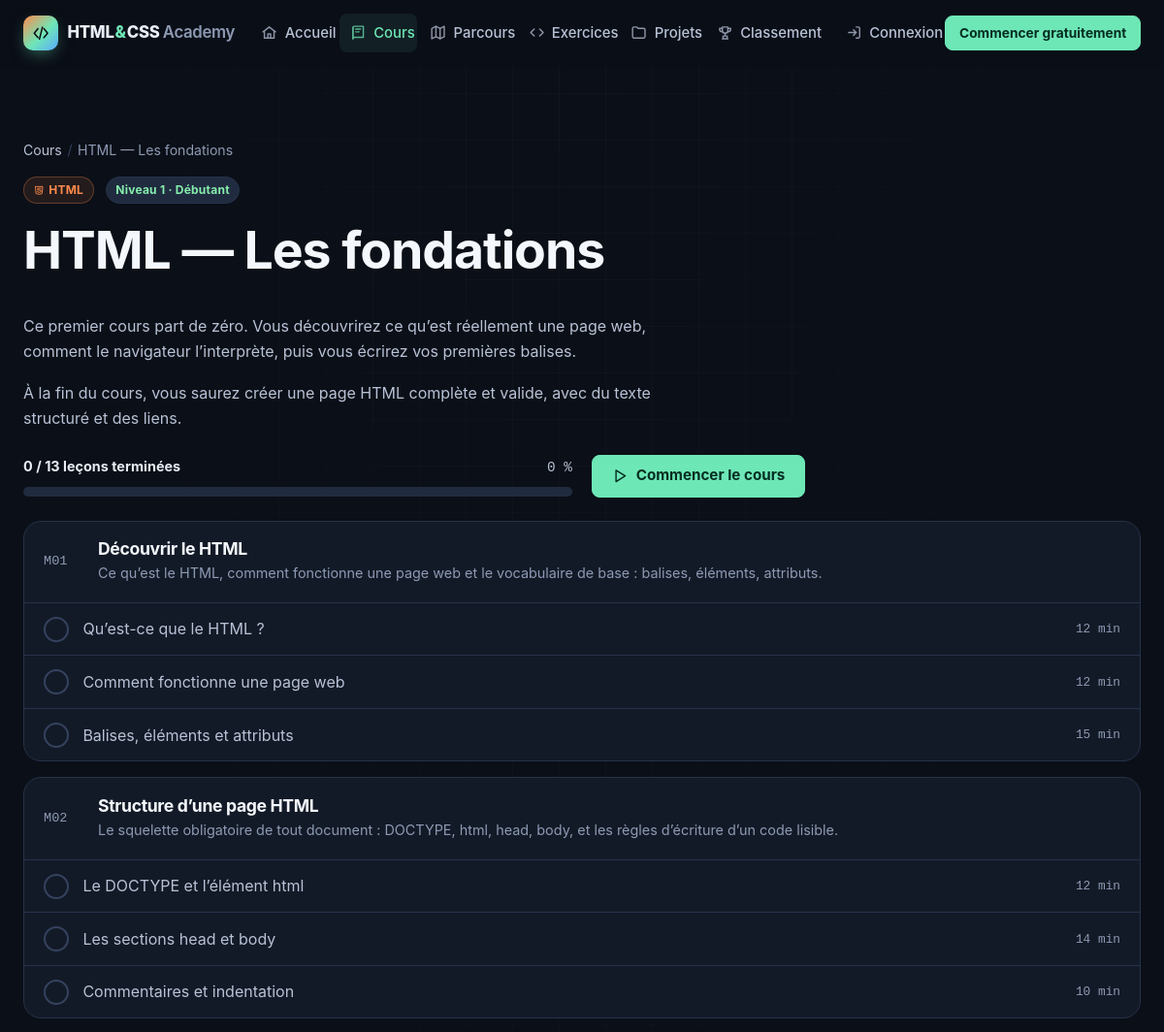
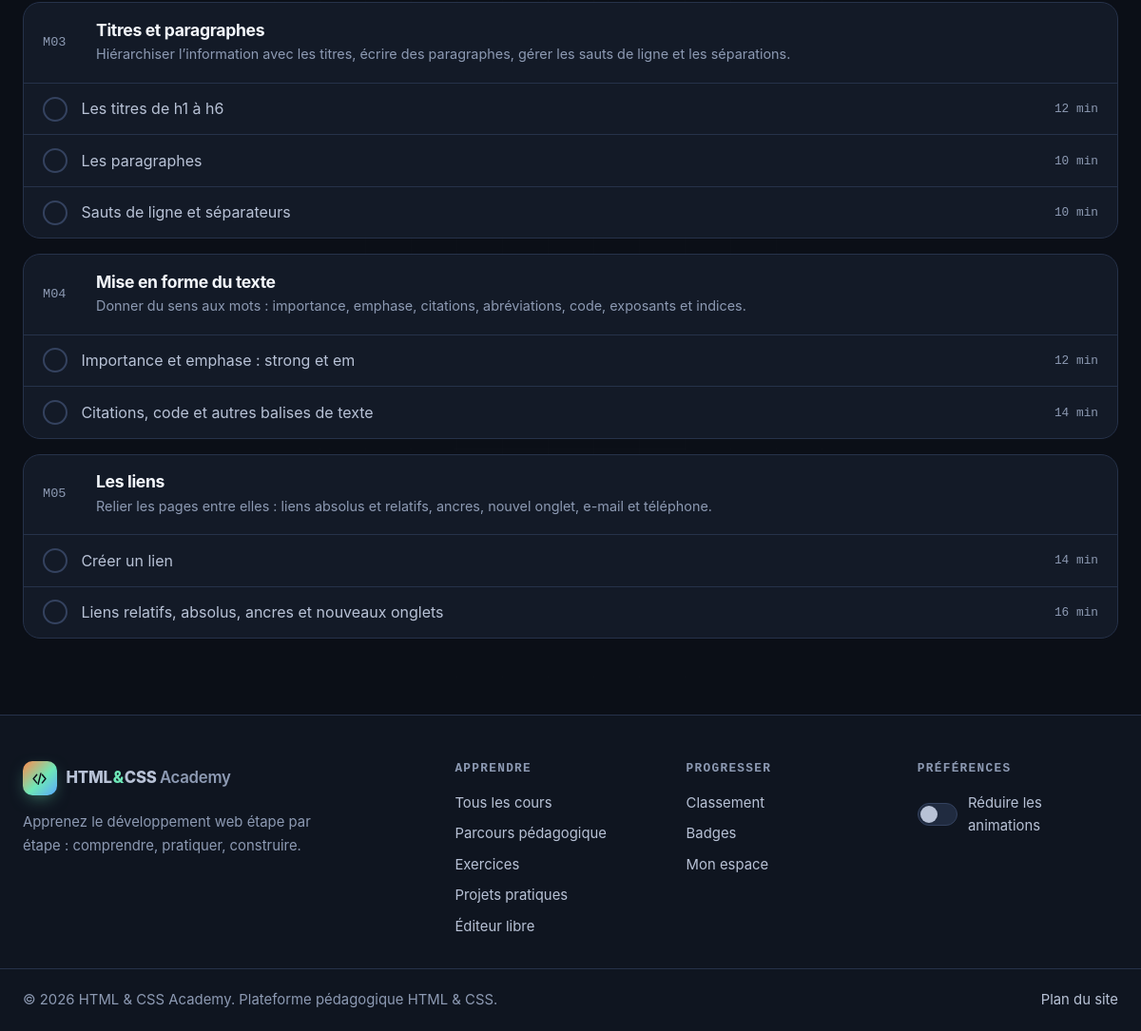
The page /cours/html-fondations on the database its author committed (2 pictures, top to bottom).
### tables this page shows
CREATE TABLE courses (
  id           INT UNSIGNED NOT NULL AUTO_INCREMENT,
  category_id  INT UNSIGNED NOT NULL,
  title        VARCHAR(150) NOT NULL,
  slug         VARCHAR(150) NOT NULL,
  level        TINYINT UNSIGNED NOT NULL DEFAULT 1 COMMENT '1 = débutant, 2 = intermédiaire, 3 = avancé',
  summary      VARCHAR(300) NOT NULL DEFAULT '',
  description  TEXT         NULL,
  is_published TINYINT(1)   NOT NULL DEFAULT 1,
  sort_order   SMALLINT     NOT NULL DEFAULT 0,
  created_at   DATETIME     NOT NULL DEFAULT CURRENT_TIMESTAMP,
  updated_at   DATETIME     NOT NULL DEFAULT CURRENT_TIMESTAMP ON UPDATE CURRENT_TIMESTAMP,
  PRIMARY KEY (id),
  UNIQUE KEY uq_courses_slug (slug),
  KEY idx_courses_category_level (category_id, level, sort_order),
  CONSTRAINT fk_courses_category FOREIGN KEY (category_id) REFERENCES categories (id) ON DELETE RESTRICT,
  CONSTRAINT chk_courses_level CHECK (level BETWEEN 1 AND 3)
);

CREATE TABLE categories (
  id          INT UNSIGNED NOT NULL AUTO_INCREMENT,
  name        VARCHAR(80)  NOT NULL,
  slug        VARCHAR(80)  NOT NULL,
  description TEXT         NULL,
  color       VARCHAR(20)  NOT NULL DEFAULT '#6ee7b7',
  sort_order  SMALLINT     NOT NULL DEFAULT 0,
  created_at  DATETIME     NOT NULL DEFAULT CURRENT_TIMESTAMP,
  updated_at  DATETIME     NOT NULL DEFAULT CURRENT_TIMESTAMP ON UPDATE CURRENT_TIMESTAMP,
  PRIMARY KEY (id),
  UNIQUE KEY uq_categories_slug (slug)
);

CREATE TABLE modules (
  id          INT UNSIGNED NOT NULL AUTO_INCREMENT,
  course_id   INT UNSIGNED NOT NULL,
  title       VARCHAR(150) NOT NULL,
  slug        VARCHAR(150) NOT NULL,
  description TEXT         NULL,
  sort_order  SMALLINT     NOT NULL DEFAULT 0,
  created_at  DATETIME     NOT NULL DEFAULT CURRENT_TIMESTAMP,
  updated_at  DATETIME     NOT NULL DEFAULT CURRENT_TIMESTAMP ON UPDATE CURRENT_TIMESTAMP,
  PRIMARY KEY (id),
  UNIQUE KEY uq_modules_slug (slug),
  KEY idx_modules_course (course_id, sort_order),
  CONSTRAINT fk_modules_course FOREIGN KEY (course_id) REFERENCES courses (id) ON DELETE CASCADE
);

CREATE TABLE lessons (
  id               INT UNSIGNED NOT NULL AUTO_INCREMENT,
  module_id        INT UNSIGNED NOT NULL,
  title            VARCHAR(150) NOT NULL,
  slug             VARCHAR(150) NOT NULL,
  duration_minutes SMALLINT UNSIGNED NOT NULL DEFAULT 10,
  introduction     TEXT         NOT NULL,
  objectives       JSON         NULL COMMENT 'Liste des objectifs',
  prerequisites    JSON         NULL COMMENT 'Liste des prérequis',
  theory           MEDIUMTEXT   NOT NULL COMMENT 'Explication théorique (Markdown restreint)',
  syntax_code      TEXT         NULL COMMENT 'Syntaxe minimale',
  simple_html      TEXT         NULL,
  simple_css       TEXT         NULL,
  example_html     MEDIUMTEXT   NULL COMMENT 'Exemple détaillé (HTML)',
  example_css      MEDIUMTEXT   NULL COMMENT 'Exemple détaillé (CSS)',
  line_by_line     JSON         NULL COMMENT '[[code, explication], ...]',
  reference_items  JSON         NULL COMMENT '[[balise/propriété, description], ...]',
  common_mistakes  JSON         NULL,
  best_practices   JSON         NULL,
  practical        TEXT         NULL COMMENT 'Utilisation dans un vrai projet (Markdown)',
  summary_points   JSON         NULL,
  challenge        TEXT         NULL,
  is_published     TINYINT(1)   NOT NULL DEFAULT 1,
  sort_order       SMALLINT     NOT NULL DEFAULT 0,
  created_at       DATETIME     NOT NULL DEFAULT CURRENT_TIMESTAMP,
  updated_at       DATETIME     NOT NULL DEFAULT CURRENT_TIMESTAMP ON UPDATE CURRENT_TIMESTAMP,
  PRIMARY KEY (id),
  UNIQUE KEY uq_lessons_slug (slug),
  KEY idx_lessons_module (module_id, sort_order),
  KEY idx_lessons_published (is_published),
  CONSTRAINT fk_lessons_module FOREIGN KEY (module_id) REFERENCES modules (id) ON DELETE CASCADE
);

CREATE TABLE settings (
  id            INT UNSIGNED NOT NULL AUTO_INCREMENT,
  setting_key   VARCHAR(80)  NOT NULL,
  setting_value TEXT         NULL,
  label         VARCHAR(150) NOT NULL DEFAULT '',
  created_at    DATETIME     NOT NULL DEFAULT CURRENT_TIMESTAMP,
  updated_at    DATETIME     NOT NULL DEFAULT CURRENT_TIMESTAMP ON UPDATE CURRENT_TIMESTAMP,
  PRIMARY KEY (id),
  UNIQUE KEY uq_settings_key (setting_key)
);

### includes/bootstrap.php (called while the page is built, shortened)
<?php
spl_autoload_register(static function (string $class): void {
    $file = ROOT_PATH . '/includes/classes/' . basename(str_replace('\\', '/', $class)) . '.php';
});
require ROOT_PATH . '/includes/functions.php';

### config/database.php (called while the page is built, shortened)
<?php
$env = static fn (string $key, $default = null) => ($v = getenv($key)) !== false ? $v : $default;
$database = [
    'host'     => $env('DB_HOST', '127.0.0.1'),
    'port'     => (int) $env('DB_PORT', 3306),
    'socket'   => $env('DB_SOCKET', ''),
    'name'     => $env('DB_NAME', 'html_css_academy'),
    'user'     => $env('DB_USER', 'root'),
    'pass'     => $env('DB_PASS', ''),
    'charset'  => 'utf8mb4',
];
$local = __DIR__ . '/local.php';
return $database;

### includes/classes/Database.php (called while the page is built, shortened)
<?php
final class Database
{
    private static ?PDO $pdo = null;
    public static function connection(): PDO
    {
        if (self::$pdo === null) {
            $cfg = require ROOT_PATH . '/config/database.php';
            $dsn = $cfg['socket'] !== ''
                ? sprintf('mysql:unix_socket=%s;dbname=%s;charset=%s', $cfg['socket'], $cfg['name'], $cfg['charset'])
                : sprintf('mysql:host=%s;port=%d;dbname=%s;charset=%s', $cfg['host'], $cfg['port'], $cfg['name'], $cfg['charset']);
            self::$pdo = new PDO($dsn, $cfg['user'], $cfg['pass'], [
                PDO::ATTR_ERRMODE            => PDO::ERRMODE_EXCEPTION,
                PDO::ATTR_DEFAULT_FETCH_MODE => PDO::FETCH_ASSOC,
                PDO::ATTR_EMULATE_PREPARES   => false,
                PDO::ATTR_STRINGIFY_FETCHES  => false,
            ]);
            self::$pdo->exec("SET time_zone = '" . (new DateTime())->format('P') . "'");
        }
        return self::$pdo;
    }
    public static function run(string $sql, array $params = []): PDOStatement
    {
        $stmt = self::connection()->prepare($sql);
        $stmt->execute($params);
        return $stmt;
    }
    public static function fetch(string $sql, array $params = []): ?array
    {
        $row = self::run($sql, $params)->fetch();
        return $row === false ? null : $row;
    }
    public static function fetchAll(string $sql, array $params = []): array
    {
        return self::run($sql, $params)->fetchAll();
    }
}

### includes/classes/CourseModel.php (called while the page is built, shortened)
<?php
final class CourseModel
{
    public static function findBySlug(string $slug): ?array
    {
        return Database::fetch(
            'SELECT c.*, cat.name AS category_name, cat.slug AS category_slug, cat.color AS category_color
             FROM courses c JOIN categories cat ON cat.id = c.category_id
             WHERE c.slug = ?',
            [$slug]
        );
    }
    public static function modulesWithLessons(int $courseId): array
    {
        $modules = Database::fetchAll('SELECT * FROM modules WHERE course_id = ? ORDER BY sort_order, id', [$courseId]);
        $ids = array_column($modules, 'id');
        $in = implode(',', array_fill(0, count($ids), '?'));
        $lessons = Database::fetchAll(
            "SELECT id, module_id, title, slug, duration_minutes, introduction
             FROM lessons WHERE module_id IN ($in) AND is_published = 1 ORDER BY sort_order, id",
            $ids
        );
        $byModule = [];
        foreach ($lessons as $l) {
            $byModule[$l['module_id']][] = $l;
        }
        return $modules;
    }
}

### includes/classes/SettingModel.php (called while the page is built, shortened)
<?php
final class SettingModel
{
    private static ?array $cache = null;
    public static function all(): array
    {
        if (self::$cache === null) {
            self::$cache = [];
            try {
                foreach (Database::fetchAll('SELECT setting_key, setting_value, label FROM settings ORDER BY id') as $row) {
                    self::$cache[$row['setting_key']] = $row;
                }
            } catch (Throwable $e) {
                Logger::error('Settings unavailable: ' . $e->getMessage());
            }
        }
        return self::$cache;
    }
    public static function get(string $key, string $default = ''): string
    {
        return (string) (self::all()[$key]['setting_value'] ?? $default);
    }
}

### courses/course.php (the view, shortened to what this page needs)
<?php
require __DIR__ . '/../includes/bootstrap.php';
$course = CourseModel::findBySlug(input('slug'));
$modules = CourseModel::modulesWithLessons((int) $course['id']);
$user = current_user();
$done = $user ? ProgressModel::completedIds((int) $user['id']) : [];
$total = 0;
$completed = 0;
$firstTodo = null;
foreach ($modules as $m) {
    foreach ($m['lessons'] as $l) {
        $total++;
        if (isset($done[(int) $l['id']])) {
            $completed++;
        } elseif ($firstTodo === null) {
            $firstTodo = $l;
        }
    }
}
$firstTodo ??= $modules[0]['lessons'][0] ?? null;
$percent = $total ? (int) floor($completed / $total * 100) : 0;
$cat = $course['category_slug'];
$jsonLd = [
    '@context'    => 'https://schema.org',
    '@type'       => 'Course',
    'name'        => $course['title'],
    'description' => $course['summary'],
    'educationalLevel' => level_label((int) $course['level']),
    'inLanguage'  => 'fr',
    'provider'    => ['@type' => 'Organization', 'name' => setting('site_name', config('app.name')), 'sameAs' => absolute_url('')],
];
require ROOT_PATH . '/includes/header.php';
?>
<header class="page-head container">
  <ol class="breadcrumb">
    <li><a href="<?= e(route('courses')) ?>">Cours</a></li>
    <li aria-current="page"><?= e($course['title']) ?></li>
  </ol>
  <div class="btn-row" style="margin-bottom:1rem">
    <span class="tag tag--<?= e($cat) ?>"><?= icon($cat, 'icon icon--sm') ?> <?= e($course['category_name']) ?></span>
    <span class="tag tag--level-<?= (int) $course['level'] ?>">Niveau <?= (int) $course['level'] ?> · <?= e(level_label((int) $course['level'])) ?></span>
  </div>
  <h1><?= e($course['title']) ?></h1>
  <div class="prose"><?= Markdown::render($course['description'] ?: $course['summary']) ?></div>
  <div class="grid grid--2" style="align-items:center;margin-top:1.5rem">
    <div class="progress progress--<?= e($cat) ?>" data-animate-progress>
      <div class="progress__head"><span class="progress__label"><?= $completed ?> / <?= $total ?> leçons terminées</span><span class="progress__value"><?= $percent ?> %</span></div>
      <div class="progress__track"><div class="progress__bar" style="--p:<?= $percent ?>"></div></div>
    </div>
    <?php if ($firstTodo): ?>
      <div class="btn-row">
        <a class="btn btn--primary" href="<?= e(route('lesson', $firstTodo['slug'])) ?>"><?= icon('play') ?> <?= $completed > 0 ? 'Continuer' : 'Commencer le cours' ?></a>
      </div>
    <?php endif; ?>
  </div>
</header>
<div class="container">
  <?php foreach ($modules as $i => $m): ?>
    <section class="module reveal" aria-labelledby="module-<?= (int) $m['id'] ?>">
      <div class="module__head">
        <span class="module__num">M<?= sprintf('%02d', $i + 1) ?></span>
        <div>
          <h2 id="module-<?= (int) $m['id'] ?>" class="h3" style="font-size:1.1rem;margin:0"><?= e($m['title']) ?></h2>
          <?php if ($m['description']): ?><p><?= e($m['description']) ?></p><?php endif; ?>
        </div>
      </div>
      <ol class="module__lessons">
        <?php foreach ($m['lessons'] as $l): $isDone = isset($done[(int) $l['id']]); ?>
          <li class="module__lesson<?= $isDone ? ' is-done' : '' ?>">
            <a href="<?= e(route('lesson', $l['slug'])) ?>">
              <span class="lesson-status" aria-hidden="true"><?= $isDone ? icon('check') : '' ?></span>
              <span class="lesson-title"><?= e($l['title']) ?><?php if ($isDone): ?><span class="sr-only"> (terminée)</span><?php endif; ?></span>
              <span class="lesson-duration"><?= (int) $l['duration_minutes'] ?> min</span>
            </a>
          </li>
        <?php endforeach; ?>
      </ol>
    </section>
  <?php endforeach; ?>
</div>
<?php require ROOT_PATH . '/includes/footer.php'; ?>

### includes/footer.php (shortened to what this page needs)
  </main>
  <footer class="site-footer">
    <div class="container site-footer__grid">
      <div class="site-footer__brand">
        <a class="brand" href="<?= e(route('home')) ?>">
          <span class="brand__mark"><?= icon('logo') ?></span>
          <span class="brand__name">HTML<span class="brand__amp">&amp;</span>CSS <span class="brand__sub">Academy</span></span>
        </a>
        <p>Apprenez le développement web étape par étape : comprendre, pratiquer, construire.</p>
      </div>
      <nav aria-label="Apprendre">
        <h2 class="site-footer__title">Apprendre</h2>
        <ul>
          <li><a href="<?= e(route('courses')) ?>">Tous les cours</a></li>
          <li><a href="<?= e(route('path')) ?>">Parcours pédagogique</a></li>
          <li><a href="<?= e(route('exercises')) ?>">Exercices</a></li>
          <li><a href="<?= e(route('projects')) ?>">Projets pratiques</a></li>
          <li><a href="<?= e(route('playground')) ?>">Éditeur libre</a></li>
        </ul>
      </nav>
      <nav aria-label="Communauté">
        <h2 class="site-footer__title">Progresser</h2>
        <ul>
          <li><a href="<?= e(route('leaderboard')) ?>">Classement</a></li>
          <li><a href="<?= e(url('dashboard/badges.php')) ?>">Badges</a></li>
          <li><a href="<?= e(url('dashboard/index.php')) ?>">Mon espace</a></li>
        </ul>
      </nav>
      <div>
        <h2 class="site-footer__title">Préférences</h2>
        <label class="switch">
          <span class="switch__track" aria-hidden="true"></span>
          <span>Réduire les animations</span>
        </label>
      </div>
    </div>
    <div class="container site-footer__bottom">
      <p>&copy; <?= date('Y') ?> <?= e(setting('site_name', config('app.name'))) ?>. Plateforme pédagogique HTML &amp; CSS.</p>
      <p><a href="<?= e(url('sitemap.xml')) ?>">Plan du site</a></p>
    </div>
  </footer>
</body>
</html>

### rows shown on the page
courses: title "HTML — Les fondations", category.name "HTML", level "1", level "Débutant"
modules: title "Découvrir le HTML", description "Ce qu’est le HTML, comment fonctionne une page web et le vocabulaire de base : balises, éléments, attributs."
lessons: title "Qu’est-ce que le HTML ?", duration_minutes "12"
lessons: title "Comment fonctionne une page web", duration_minutes "12"
lessons: title "Balises, éléments et attributs", duration_minutes "15"
modules: title "Structure d’une page HTML", description "Le squelette obligatoire de tout document : DOCTYPE, html, head, body, et les règles d’écriture d’un code lisible."
lessons: title "Le DOCTYPE et l’élément html", duration_minutes "12"
lessons: title "Les sections head et body", duration_minutes "14"
lessons: title "Commentaires et indentation", duration_minutes "10"
modules: title "Titres et paragraphes", description "Hiérarchiser l’information avec les titres, écrire des paragraphes, gérer les sauts de ligne et les séparations."
lessons: title "Les titres de h1 à h6", duration_minutes "12"
lessons: title "Les paragraphes", duration_minutes "10"
lessons: title "Sauts de ligne et séparateurs", duration_minutes "10"
modules: title "Mise en forme du texte", description "Donner du sens aux mots : importance, emphase, citations, abréviations, code, exposants et indices."
lessons: title "Importance et emphase : strong et em", duration_minutes "12"
lessons: title "Citations, code et autres balises de texte", duration_minutes "14"
modules: title "Les liens", description "Relier les pages entre elles : liens absolus et relatifs, ancres, nouvel onglet, e-mail et téléphone."
lessons: title "Créer un lien", duration_minutes "14"
lessons: title "Liens relatifs, absolus, ancres et nouveaux onglets", duration_minutes "16"
settings: setting_value "HTML & CSS Academy"

### other values the page prints
$label "Accueil"
$label "Cours"
$label "Parcours"
$label "Exercices"
$label "Projets"
$label "Classement"
$completed "0"
$total "13"
$percent "0"
